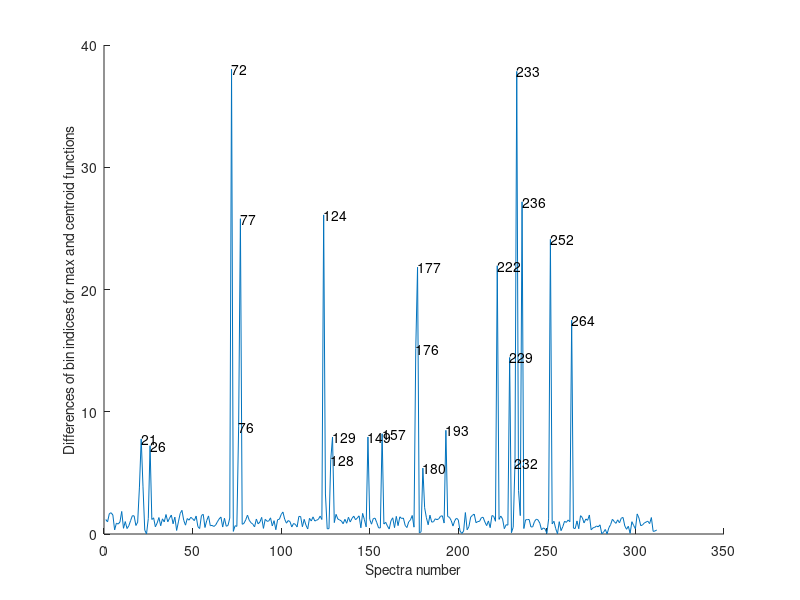
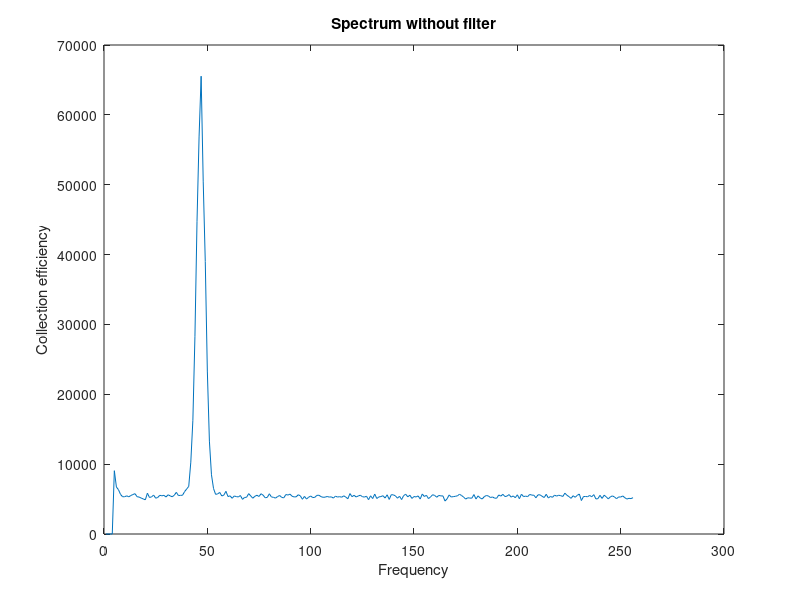
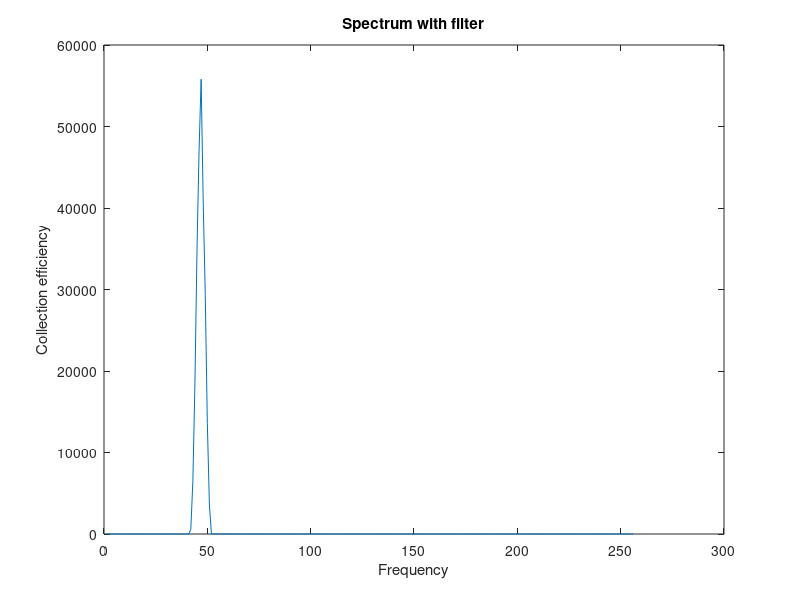

These figures' MATLAB source, in order: (Note: this script raises an error after producing the figures.)
%% Spectra_Data
%  Script that converts raw spectra from the SpinnerLidar to the
%  line-of-sight wind speeds

close all; clc;

%% Reading the line-of-sight data of the SpinnerLidar

spinnerlidar_data    = dlmread('SpinnerLidar_Data_1s.txt');
spinnerlidar_spectra = dlmread('SpinnerLidar_Spectra_1s.txt');

index       = spinnerlidar_data(:,1);  % Lidar measurement index
vlos      	= spinnerlidar_data(:,3);  % Line-of-sight measurement
sx          = spinnerlidar_data(:,7);  % Laser pointing unit vector x-component
sy         	= spinnerlidar_data(:,8);  % Laser pointing unit vector y-component
focus       = spinnerlidar_data(:,9);  % Focus distance of Lidar

sz          = sqrt(1-sx.^2-sy.^2);
x           =  sz.*focus;
y           = -sy.*focus;
z           =  sx.*focus;
               
%% Reading the spectrum data of the SpinnerLidar

bins     = 256;             % amount of bins in each spectrum
bandwith = 25e6;            % frequency bandwith of the spectra
lambda  = 1560e-9;          % wavelength of the laser light

%% Step 1: noise cancelling by discarding all bins below mean*1.1 per spectra
for pos = 1:312
    
    spinner_noiseCancelled(pos,:) = spinnerlidar_spectra(pos,:)-1.5*mean(spinnerlidar_spectra(pos,:));
    spinner_noiseCancelled(spinner_noiseCancelled < 0) = 0;
%    figures created once in directory
%    figure('visible','off')
%    plot(spinner_noiseCancelled(pos,:));
%    saveas(gcf,strcat('figures/spectra_noisecancels_normed_',num2str(pos) ,'.jpg'));
end;

%% Step 2
% Calculate the frequency resolution of the spectra, the Doppler frequency of each
% bin and from that the wind speed corresponding to each bin:
c = 3*10^8;
f_0 = c/lambda;
lambda_0 = c/f_0;
for bin=1:256
    f_d(bin,1) = (bin-1)/bins*bandwith;
    v(bin,1) = f_d(bin,1) *lambda_0; %divided by 2?
end;

%% Finding the spectra peaks and visualize
%%Step 3: apply centroid method
for pos = 1:312 
    spinnerSum = sum(spinner_noiseCancelled(pos,:))
    spinner_noiseCancelled_normed(pos,:) = spinner_noiseCancelled(pos,:)/spinnerSum;
end;

for pos = 1:312
    f_peak(pos,1) = sum(spinner_noiseCancelled_normed(pos,:)*f_d(:))/sum(spinner_noiseCancelled_normed(pos,:));
end;

%detect centroid failures
for pos = 1:312
    maxIndex= find(spinner_noiseCancelled_normed(pos,:) == max(spinner_noiseCancelled_normed(pos,:))); 
    centroidIndex= f_peak(pos)/bandwith*bins;
    failures(pos,1) = abs(centroidIndex-maxIndex);
end;
figure();
hold on;
x_range = 1:length(failures)
% failures_mean = nanmean(failures);
% failures_corrected = failures - failures_mean;
% failures(failures_corrected < 0) = 0;
plot(x_range,failures);
for k=1:length(failures)
      if failures(k) > 5
      text(x_range(k),failures(k),num2str(x_range(k)))
      end
end
%[pks,locs] = findpeaks(failures);
%text(locs+.02,pks,num2str((1:numel(pks))'));
xlabel('Spectra number','fontsize',10)
ylabel('Differences of bin indices for max and centroid functions','fontsize',10)
saveas(gcf,strcat('figures/failures.png'));
hold off;

%%Step 4: Calc centroid velocity for correlation with lidar measured speeds
vlos_centroid(:,1) = f_peak(:,1) *lambda_0; %divided by 2?

%% Plotting
figure();
plot(spinnerlidar_spectra(1,:))
xlabel('Frequency')
ylabel('Collection efficiency')
title('Spectrum without filter')
saveas(gcf,strcat('figures/spectra_nofilter.png'));

figure();
plot(spinner_noiseCancelled(1,:))
title('Spectrum with filter')
xlabel('Frequency')
ylabel('Collection efficiency')
saveas(gcf,strcat('figures/spectra_noisecanceld.png'));

check = vlos-vlos_centroid;
Correlation(vlos,vlos_centroid);

Rosette_Scan_Plot(y,z,vlos_centroid,...
        'coloraxis',[5 10],...
        'rosettebackground',y,z,...
        'meshgridvector',(-1:0.1:1)*unique(focus)/2);

Rosette_Scan_Plot(y,z,vlos,...
        'coloraxis',[5 10],...
        'rosettebackground',y,z,...
        'meshgridvector',(-1:0.1:1)*unique(focus)/2);
    
  